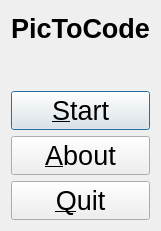
<?xml version="1.0" encoding="UTF-8"?>
<ui version="4.0">
 <class>QtPicToCodeMenuDialog</class>
 <widget class="QDialog" name="QtPicToCodeMenuDialog">
  <property name="geometry">
   <rect>
    <x>0</x>
    <y>0</y>
    <width>154</width>
    <height>231</height>
   </rect>
  </property>
  <property name="font">
   <font>
    <pointsize>20</pointsize>
   </font>
  </property>
  <property name="windowTitle">
   <string>PicToCode</string>
  </property>
  <property name="windowIcon">
   <iconset>
    <normaloff>:/images/R.png</normaloff>:/images/R.png</iconset>
  </property>
  <layout class="QGridLayout" name="gridLayout">
   <item row="0" column="0" colspan="5">
    <widget class="QLabel" name="label_title">
     <property name="font">
      <font>
       <weight>75</weight>
       <bold>true</bold>
      </font>
     </property>
     <property name="text">
      <string>PicToCode</string>
     </property>
     <property name="alignment">
      <set>Qt::AlignCenter</set>
     </property>
    </widget>
   </item>
   <item row="1" column="0">
    <widget class="QLabel" name="label_nds">
     <property name="text">
      <string/>
     </property>
     <property name="pixmap">
      <pixmap resource="ToolPicToCode.qrc">:/p2c/images/PicNds14x14.png</pixmap>
     </property>
    </widget>
   </item>
   <item row="1" column="1">
    <widget class="QLabel" name="label_qt">
     <property name="text">
      <string/>
     </property>
     <property name="pixmap">
      <pixmap resource="ToolPicToCode.qrc">:/p2c/images/PicQt14x14.png</pixmap>
     </property>
    </widget>
   </item>
   <item row="1" column="4">
    <spacer name="horizontalSpacer">
     <property name="orientation">
      <enum>Qt::Horizontal</enum>
     </property>
     <property name="sizeHint" stdset="0">
      <size>
       <width>40</width>
       <height>20</height>
      </size>
     </property>
    </spacer>
   </item>
   <item row="2" column="0" colspan="5">
    <widget class="QPushButton" name="button_start">
     <property name="text">
      <string>&amp;Start</string>
     </property>
    </widget>
   </item>
   <item row="3" column="0" colspan="5">
    <widget class="QPushButton" name="button_about">
     <property name="text">
      <string>&amp;About</string>
     </property>
    </widget>
   </item>
   <item row="4" column="0" colspan="5">
    <widget class="QPushButton" name="button_quit">
     <property name="text">
      <string>&amp;Quit</string>
     </property>
    </widget>
   </item>
   <item row="1" column="2">
    <widget class="QLabel" name="label_to">
     <property name="text">
      <string/>
     </property>
     <property name="pixmap">
      <pixmap resource="ToolPicToCode.qrc">:/p2c/images/PicTo14x14.png</pixmap>
     </property>
    </widget>
   </item>
   <item row="1" column="3">
    <widget class="QLabel" name="label_stl">
     <property name="text">
      <string/>
     </property>
     <property name="pixmap">
      <pixmap resource="ToolPicToCode.qrc">:/p2c/images/PicStl14x14.png</pixmap>
     </property>
    </widget>
   </item>
  </layout>
 </widget>
 <resources>
  <include location="ToolPicToCode.qrc"/>
 </resources>
 <connections/>
</ui>
